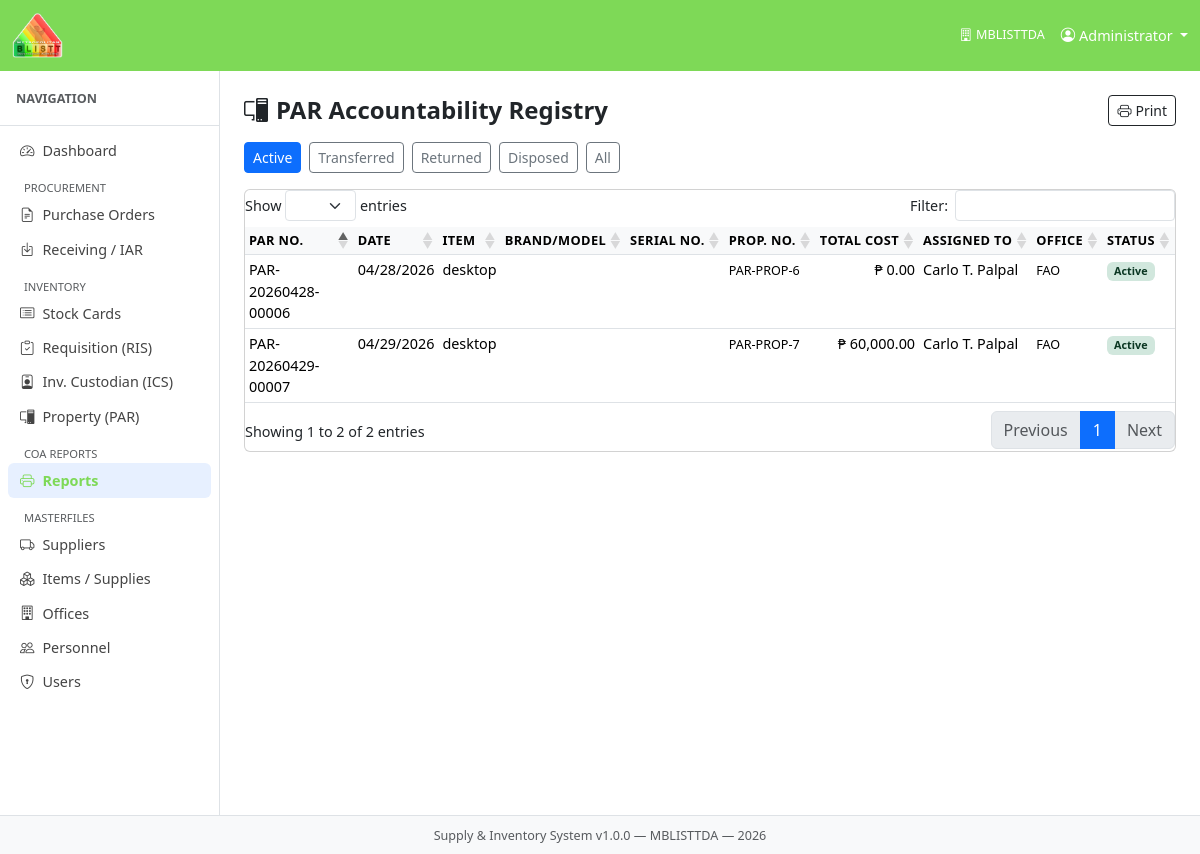
The page /index.php?mod=reports&act=parRegistry on the database its author committed.
### tables this page shows
CREATE TABLE `par` (
  `par_id` int(10) UNSIGNED NOT NULL,
  `ris_item_id` int(10) UNSIGNED NOT NULL,
  `personnel_id` int(10) UNSIGNED NOT NULL,
  `par_number` varchar(50) NOT NULL,
  `par_date` date NOT NULL,
  `quantity` decimal(15,4) NOT NULL DEFAULT 1.0000,
  `unit_cost` decimal(15,2) NOT NULL,
  `total_cost` decimal(15,2) GENERATED ALWAYS AS (`quantity` * `unit_cost`) STORED,
  `property_no` varchar(100) DEFAULT NULL COMMENT 'Assigned property number',
  `serial_no` varchar(100) DEFAULT NULL COMMENT 'Manufacturer serial number',
  `brand_model` varchar(200) DEFAULT NULL,
  `location` varchar(200) DEFAULT NULL,
  `status` enum('active','transferred','returned','disposed') NOT NULL DEFAULT 'active',
  `transfer_date` date DEFAULT NULL,
  `remarks` text DEFAULT NULL,
  `created_at` timestamp NOT NULL DEFAULT current_timestamp()
);

### core/Controller.php (called while the page is built, shortened)
<?php
abstract class Controller {
    protected function render(string $viewFile, array $data = []): void {
        extract($data);
        $viewPath = ROOT_PATH . '/modules/' . $viewFile . '.php';
        include $viewPath;
    }
    protected function get(string $key, mixed $default = ''): mixed {
        return $_GET[$key] ?? $default;
    }
}

### core/Router.php (called while the page is built, shortened)
<?php
class Router {
    public function dispatch(): void {
        $act = $_GET['act'] ?? 'index';
        $act = preg_replace('/[^a-zA-Z_]/', '', $act);
        $controller = new $class();
        $controller->$act();
    }
}

### index.php (called while the page is built, shortened)
<?php
require_once ROOT_PATH . '/config/database.php';
require_once ROOT_PATH . '/core/Database.php';
require_once ROOT_PATH . '/core/Model.php';
require_once ROOT_PATH . '/core/Controller.php';
require_once ROOT_PATH . '/core/Router.php';
$router = new Router();
$router->dispatch();

### core/Database.php (called while the page is built, shortened)
<?php
class Database {
    private static ?Database $instance = null;
    private PDO $pdo;
    private function __construct() {
        $dsn = sprintf('mysql:host=%s;port=%s;dbname=%s;charset=%s',
            DB_HOST, DB_PORT, DB_NAME, DB_CHARSET);
        $options = [
            PDO::ATTR_ERRMODE            => PDO::ERRMODE_EXCEPTION,
            PDO::ATTR_DEFAULT_FETCH_MODE => PDO::FETCH_ASSOC,
            PDO::ATTR_EMULATE_PREPARES   => false,
        ];
        try {
            $this->pdo = new PDO($dsn, DB_USER, DB_PASS, $options);
        } catch (PDOException $e) {
            die('Database connection failed: ' . $e->getMessage());
        }
    }
    public static function getInstance(): Database {
        if (self::$instance === null) {
            self::$instance = new self();
        }
        return self::$instance;
    }
    public function query(string $sql, array $params = []): PDOStatement {
        $stmt = $this->pdo->prepare($sql);
        $stmt->execute($params);
        return $stmt;
    }
    public function fetchAll(string $sql, array $params = []): array {
        return $this->query($sql, $params)->fetchAll();
    }
}

### core/Model.php (called while the page is built, shortened)
<?php
abstract class Model {
    public function __construct() {
        $this->db = Database::getInstance();
    }
}

### models/ReportModel.php (called while the page is built, shortened)
<?php
class ReportModel extends Model {
    public function getParRegistry(string $status = 'active'): array {
        $where = $status ? "WHERE status = ?" : "WHERE 1=1";
        $params = $status ? [$status] : [];
        return $this->db->fetchAll(
            "SELECT * FROM v_par_registry $where ORDER BY assigned_to", $params
        );
    }
}

### modules/reports/par_registry.php (the view, shortened to what this page needs)
<div class="d-flex justify-content-between align-items-center mb-3">
  <h4 class="fw-bold mb-0"><i class="bi bi-pc-display me-2"></i>PAR Accountability Registry</h4>
  <a href="?mod=reports&act=parRegistry&status=<?= $status ?>&print=1" target="_blank"
     class="btn btn-outline-dark btn-sm"><i class="bi bi-printer me-1"></i>Print</a>
</div>
<div class="mb-3 d-flex gap-2">
  <?php foreach (['active'=>'Active','transferred'=>'Transferred','returned'=>'Returned','disposed'=>'Disposed',''=>'All'] as $v=>$l): ?>
    <a href="?mod=reports&act=parRegistry&status=<?= $v ?>"
       class="btn btn-sm <?= $status===$v?'btn-primary':'btn-outline-secondary' ?>"><?= $l ?></a>
  <?php endforeach; ?>
</div>
<div class="card"><div class="card-body p-0">
  <table class="table table-sm datatable mb-0">
    <thead><tr><th>PAR No.</th><th>Date</th><th>Item</th><th>Brand/Model</th>
      <th>Serial No.</th><th>Prop. No.</th><th class="text-end">Total Cost</th>
      <th>Assigned To</th><th>Office</th><th>Status</th></tr></thead>
    <tbody>
    <?php foreach ($rows as $r): ?>
      <tr>
        <td><?= htmlspecialchars($r['par_number']) ?></td>
        <td><?= date('m/d/Y', strtotime($r['par_date'])) ?></td>
        <td><?= htmlspecialchars($r['item_name']) ?></td>
        <td><small><?= htmlspecialchars($r['brand_model']) ?></small></td>
        <td><small><?= htmlspecialchars($r['serial_no']) ?></small></td>
        <td><small><?= htmlspecialchars($r['property_no']) ?></small></td>
        <td class="text-end">&#8369; <?= number_format((float)$r['total_cost'],2) ?></td>
        <td><?= htmlspecialchars($r['assigned_to']) ?></td>
        <td><small><?= htmlspecialchars($r['office_name']) ?></small></td>
        <td><span class="badge status-<?= $r['status'] ?>"><?= ucfirst($r['status']) ?></span></td>
      </tr>
    <?php endforeach; ?>
    </tbody>
  </table>
</div></div>

### assets/css/app.css (style rules this page uses)
:root { --sidebar-w: 220px; }
body { font-size: .9rem; }
.table th { font-size: .8rem; text-transform: uppercase; letter-spacing: .03em; background: #f8f9fa; white-space: nowrap; }
.status-active { background:#d1e7dd; color:#0a3622; }

### rows shown on the page
par: par_number "PAR-20260428-00006", par_date "04/28/2026", item_name "desktop", property_no "PAR-PROP-6", total_cost "0.00", assigned_to "Carlo T. Palpal", office_name "FAO", status "Active"
par: par_number "PAR-20260429-00007", par_date "04/29/2026", item_name "desktop", property_no "PAR-PROP-7", total_cost "60,000.00", assigned_to "Carlo T. Palpal", office_name "FAO", status "Active"

### other values the page prints
APP_AGENCY "MBLISTTDA"
$user['full_name'] "Administrator"
$label "Dashboard Purchase Orders Receiving / IAR Stock Cards Requisition (RIS) Inv. Custodian (ICS) Property (PAR) Reports Suppliers Items / Supplies Offices Personnel Users"
$l "Active"
$l "Transferred"
$l "Returned"
$l "Disposed"
$l "All"
APP_NAME "Supply & Inventory System"
APP_VERSION "1.0.0"
